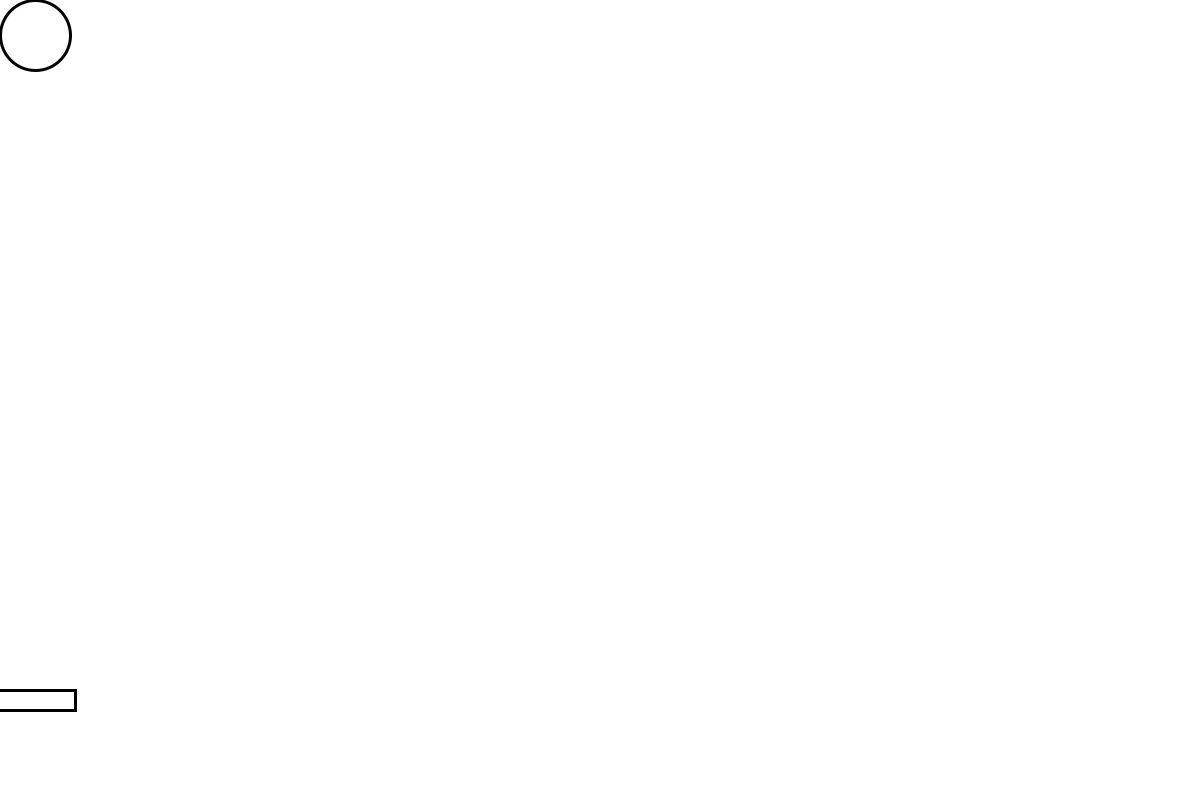
Frame 1 (no input)
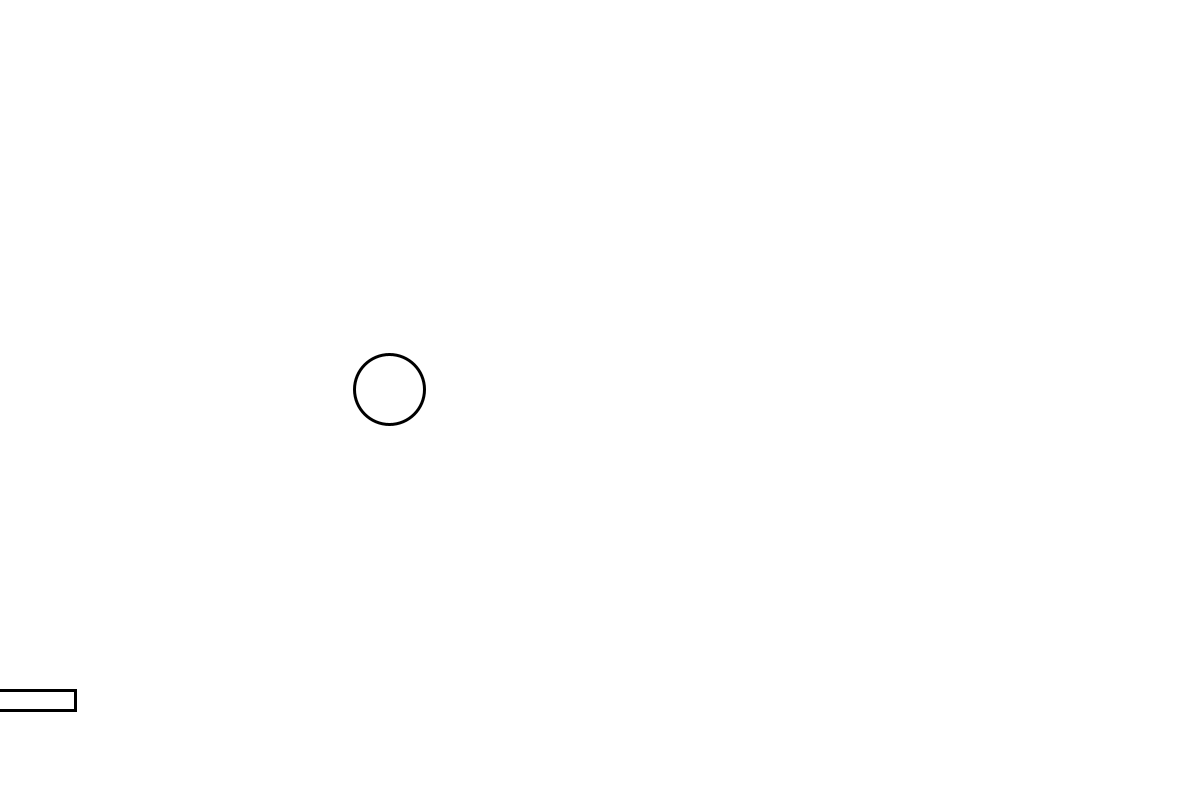
Frame 60 (the mouse pressed at the canvas centre just before this capture)
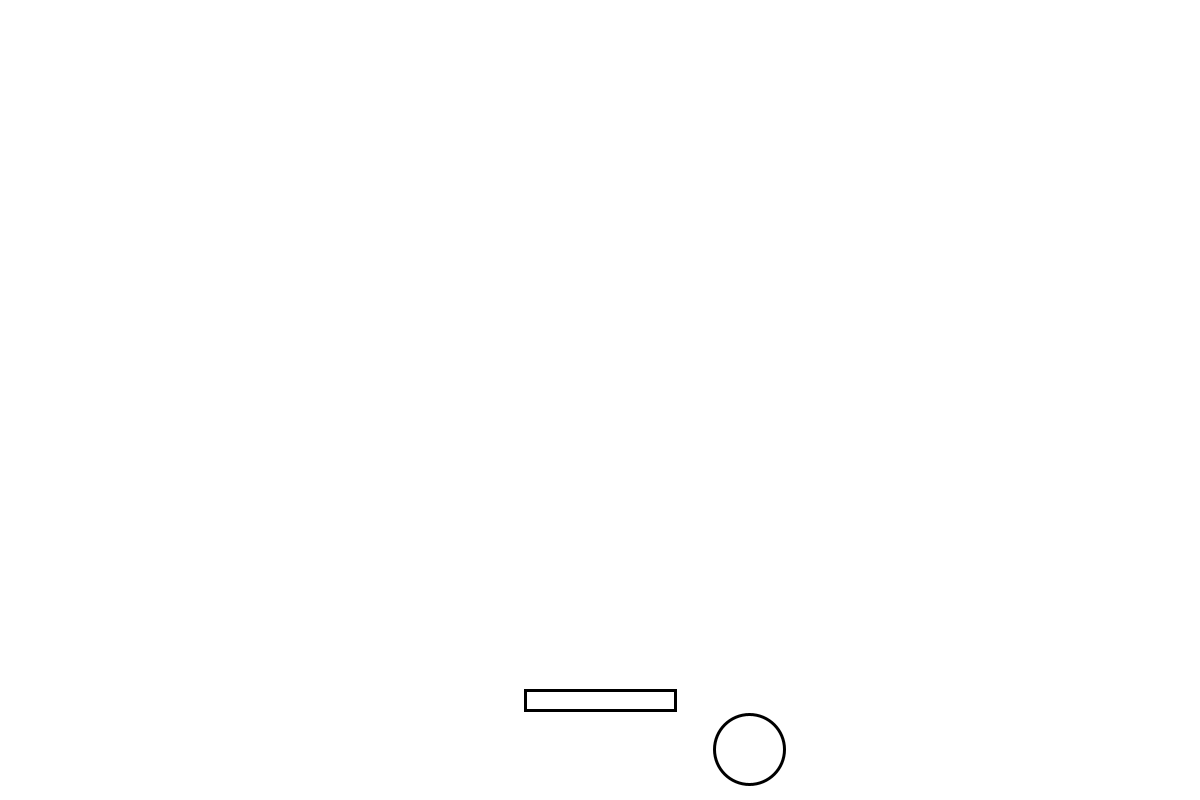
Frame 120 (the mouse held since frame 60 and released just before this capture)

The Processing sketch that drew these frames (run headless with seeded random() and noise(); from frame 60 on, the mouse is pressed at the canvas centre):

// Processing sketch: processing_110858
// ── processing_110858.pde

int radius = 70;
int ydistance = radius/2;
int xdistance = radius/2;

int speed = 6;
int xdirection = 1;
int ydirection = 1;

void setup() {
  size (1200, 800);
  smooth();
  colorMode(HSB, 360, 100, 100);
}

void draw() {

  stroke(369, 0, 0);
  strokeWeight(3);
  background(0, 0, 100);
  
  color awesome = color(random(360), random(100), random(100));

  ellipse(xdistance, ydistance, radius, radius);//DAT BALL

  ydistance += speed*ydirection;
  xdistance += speed*xdirection;

  rectMode(CENTER);//PONG PADDLE THINGY
  rect(mouseX, height-100, 150, 20);

  //HITTING DA PADDLE????????????
  if ((ydistance > height-94-radius/2) && (xdistance > (mouseX-75)) && (xdistance < (mouseX+75))) {
    fill(awesome);
    ydirection = -ydirection;
  }
  
  //HITTING DA BOTTOMMMMM???
  if (ydistance > height - radius/2) {
  ydirection = -ydirection;
  }

  //HITTING THE TOP?
  if (ydistance < 0 + radius/2) {
    fill(awesome);
    ydirection = -ydirection;
  }

  //HITTING THE RIGHT
  if (xdistance > width-radius/2) {
    fill(awesome);
    xdirection = -xdirection;
  }

  //HITTING THE LEFT?
  if (xdistance < 0+radius/2) {
    fill(awesome);
    xdirection = -xdirection;
  }
}
